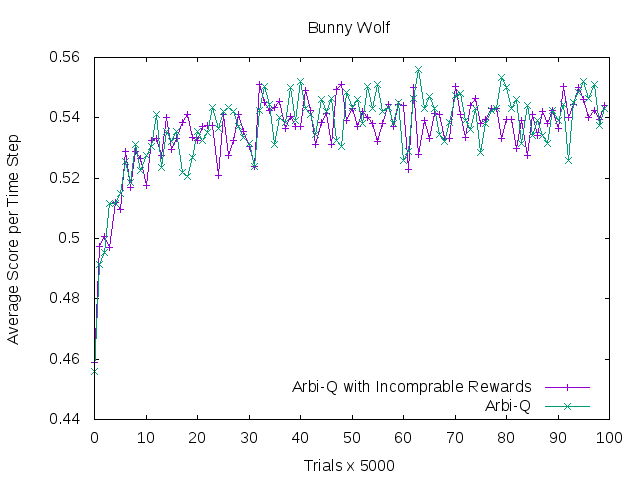

Reproduce this figure in gnuplot.
set   autoscale              # scale axes automatically
unset log                    # remove anylog-scaling
unset label                  # remove any previous labels
set xtic auto                # set xtics automatically
set ytic auto                # set ytics automatically
set title 'Bunny Wolf'
set xlabel 'Trials x 5000'
set ylabel 'Average Score per Time Step'
set key bottom right
set term png enh
set out 'bunny-wolf.png'

plot "bunny-wolf-1.dat" using 1:2 title 'Arbi-Q with Incomprable Rewards' with linespoints, \
     "bunny-wolf-2.dat" using 1:2 title 'Arbi-Q' with linespoints
